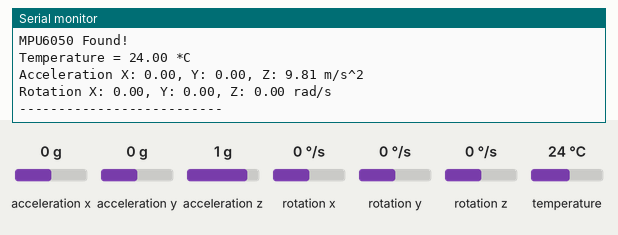
Simulated run of this sketch. Board: ESP32. Shown: the last lines printed to the serial monitor. Inputs (shaded band) come from the test bench; at power-on: acceleration x 0 g, acceleration y 0 g, acceleration z 1 g, rotation x 0 °/s, rotation y 0 °/s, rotation z 0 °/s, temperature 24 °C.

Above: at 2.2 s.
2.3 s: acceleration x set to -1.4 g
At 4.2 s:
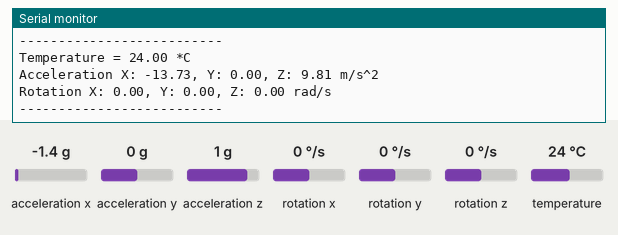
5.0 s: acceleration y set to -1.4 g
At 6.0 s:
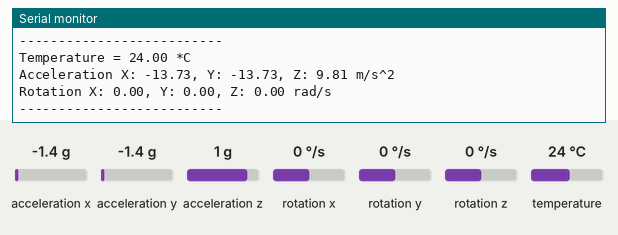
7.7 s: acceleration z set to -1.4 g
At 9.7 s:
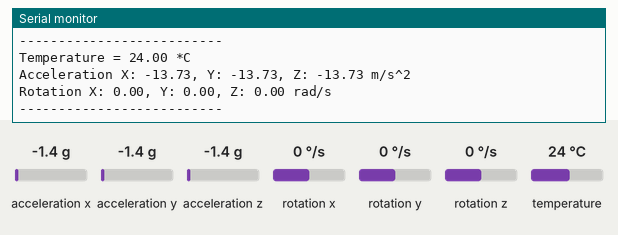
10.4 s: rotation x set to -192 °/s
At 11.6 s:
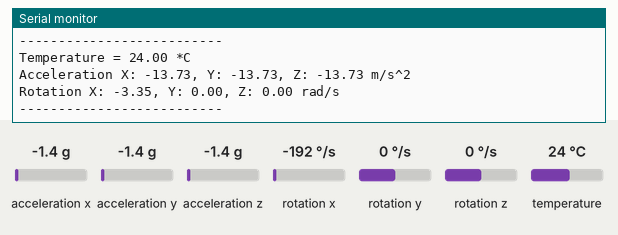
13.1 s: rotation y set to -192 °/s
At 16.4 s:
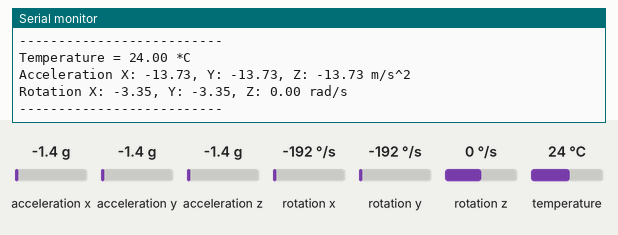

The sketch:

code_mpu6050.ino
```cpp
#include <Wire.h>
#include <Adafruit_MPU6050.h>
#include <Adafruit_Sensor.h>

// Define I2C pins for ESP32
#define SDA_PIN 21
#define SCL_PIN 22

// Create MPU6050 object
Adafruit_MPU6050 mpu;

void setup() {
  Serial.begin(115200);
  delay(1000);
  Serial.println("Initializing MPU6050...");

  // Initialize I2C with custom pins
  Wire.begin(SDA_PIN, SCL_PIN);

  // Try to initialize MPU6050
  if (!mpu.begin()) {
    Serial.println("Could not find a valid MPU6050 sensor, check wiring!");
    while (1) {
      delay(1000);
    }
  }
  Serial.println("MPU6050 Found!");

  // Configure sensor ranges
  mpu.setAccelerometerRange(MPU6050_RANGE_8_G);
  mpu.setGyroRange(MPU6050_RANGE_500_DEG);
  mpu.setFilterBandwidth(MPU6050_BAND_21_HZ);
}

void loop() {
  sensors_event_t a, g, temp;
  mpu.getEvent(&a, &g, &temp);

  Serial.print("Temperature = ");
  Serial.print(temp.temperature);
  Serial.println(" *C");

  Serial.print("Acceleration X: ");
  Serial.print(a.acceleration.x);
  Serial.print(", Y: ");
  Serial.print(a.acceleration.y);
  Serial.print(", Z: ");
  Serial.print(a.acceleration.z);
  Serial.println(" m/s^2");

  Serial.print("Rotation X: ");
  Serial.print(g.gyro.x);
  Serial.print(", Y: ");
  Serial.print(g.gyro.y);
  Serial.print(", Z: ");
  Serial.print(g.gyro.z);
  Serial.println(" rad/s");

  Serial.println("--------------------------");

  delay(2000); // Update every 2 seconds
}
```

Measured:
- after the input at 2.3 s, the serial monitor: prints a new line after 0.71 s (image 1)
- after the input at 5.0 s, the serial monitor: prints a new line at once (image 2)
- after the input at 7.7 s, the serial monitor: prints a new line after 1.3 s (image 3)
- after the input at 10.4 s, the serial monitor: prints a new line after 0.65 s (image 4)
- after the input at 13.1 s, the serial monitor: prints a new line after 2.0 s (image 5)
